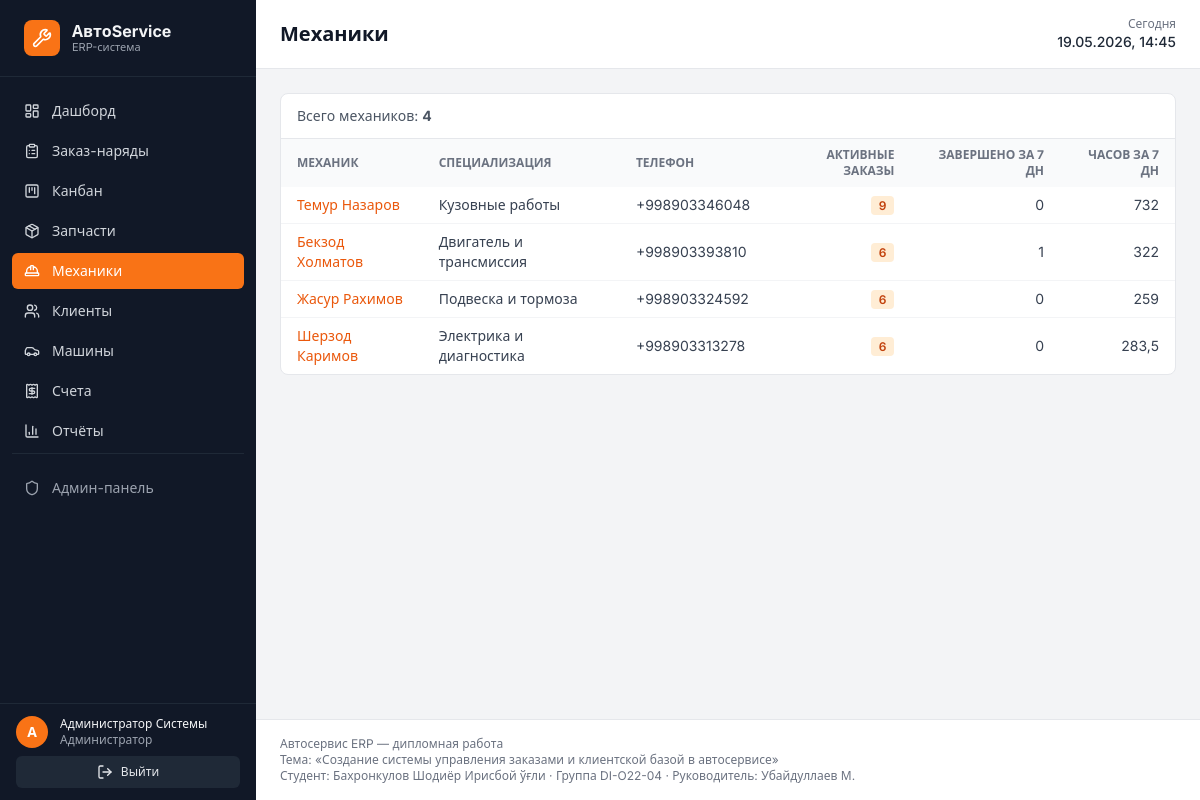
Screenshot of /mechanics/ (signed in) with the database file from the repository.
### accounts/models.py (models this page shows, shortened)
class User(AbstractUser):
    ROLE_CHOICES = [
        ('admin', 'Администратор'),
        ('receptionist', 'Приёмщик'),
        ('mechanic', 'Механик'),
    ]
    role = models.CharField(
        'Роль', max_length=20, choices=ROLE_CHOICES, default='receptionist'
    )
    phone = models.CharField('Телефон', max_length=20, unique=True, blank=True, null=True)
    specialty = models.CharField('Специализация', max_length=100, blank=True)
    hourly_rate = models.DecimalField(
        'Часовая ставка', max_digits=10, decimal_places=2, default=0
    )
    class Meta:
        verbose_name = 'Пользователь'
        verbose_name_plural = 'Пользователи'

### mechanics/views.py (the view)
# urls.py: path('', views.mechanic_list, name='list'),
@login_required
def mechanic_list(request):
    week_ago = timezone.localdate() - timedelta(days=6)
    qs = User.objects.filter(role='mechanic').annotate(
        active_orders=Count(
            'assigned_orders',
            filter=Q(assigned_orders__status__in=WorkOrder.ACTIVE_STATUSES),
            distinct=True,
        ),
        completed_orders=Count(
            'assigned_orders',
            filter=Q(assigned_orders__completed_at__date__gte=week_ago),
            distinct=True,
        ),
        hours_week=Sum(
            'tasks__actual_hours',
            filter=Q(tasks__created_at__date__gte=week_ago),
        ),
    ).order_by('-active_orders', 'first_name')
    context = {
        'mechanics': qs,
        'active_nav': 'mechanics',
        'page_title': 'Механики',
    }
    return render(request, 'mechanics/list.html', context)

### core/context_processors.py (called while the page is built)
def bmi_metadata(request):
    return {
        'BMI': getattr(settings, 'BMI_METADATA', {}),
    }

### templates/mechanics/list.html (shortened to what this page needs)
{% extends 'base.html' %}
{% block content %}
<div class="bg-white rounded-lg border border-gray-200 overflow-hidden">
  <div class="px-4 py-3 border-b border-gray-200 text-sm text-gray-600">
    Всего механиков: <b>{{ mechanics|length }}</b>
  </div>
  <table class="w-full text-sm">
    <thead class="bg-gray-50 text-xs uppercase text-gray-500">
      <tr>
        <th class="px-4 py-2 text-left">Механик</th>
        <th class="px-4 py-2 text-left">Специализация</th>
        <th class="px-4 py-2 text-left">Телефон</th>
        <th class="px-4 py-2 text-right">Активные заказы</th>
        <th class="px-4 py-2 text-right">Завершено за 7 дн</th>
        <th class="px-4 py-2 text-right">Часов за 7 дн</th>
      </tr>
    </thead>
    <tbody class="divide-y divide-gray-100">
      {% for m in mechanics %}
      <tr class="hover:bg-gray-50">
        <td class="px-4 py-2">
          <a href="{% url 'mechanics:detail' m.pk %}" class="font-medium text-brand-600 hover:underline">
            {{ m.get_full_name|default:m.username }}
          </a>
        </td>
        <td class="px-4 py-2 text-gray-700">{{ m.specialty|default:'—' }}</td>
        <td class="px-4 py-2 text-gray-700">{{ m.phone|default:'—' }}</td>
        <td class="px-4 py-2 text-right">
          <span class="px-2 py-0.5 rounded text-xs font-semibold bg-brand-100 text-brand-700">{{ m.active_orders }}</span>
        </td>
        <td class="px-4 py-2 text-right text-gray-700">{{ m.completed_orders }}</td>
        <td class="px-4 py-2 text-right text-gray-700">{{ m.hours_week|default:'0' }}</td>
      </tr>
      {% empty %}
      <tr><td colspan="6" class="px-4 py-8 text-center text-gray-500">Механиков нет</td></tr>
      {% endfor %}
    </tbody>
  </table>
</div>
{% endblock %}

### templates/components/sidebar.html
{% load static %}
<aside class="w-64 bg-gray-900 text-gray-100 flex-shrink-0 flex flex-col sticky top-0 h-screen">
  <div class="px-6 py-5 border-b border-gray-800 flex items-center gap-3">
    <div class="w-9 h-9 rounded-lg bg-brand-500 flex items-center justify-center text-white font-bold">
      <i data-lucide="wrench" class="w-5 h-5"></i>
    </div>
    <div>
      <div class="font-bold text-base leading-tight">АвтоService</div>
      <div class="text-[11px] text-gray-400 leading-tight">ERP-система</div>
    </div>
  </div>
  <nav class="flex-1 overflow-y-auto py-4 px-3 space-y-1 text-sm scrollbar-thin">
    {% with nav=active_nav %}
    <a href="{% url 'core:dashboard' %}" class="flex items-center gap-3 px-3 py-2 rounded-md transition
       {% if nav == 'dashboard' %}bg-brand-500 text-white{% else %}text-gray-300 hover:bg-gray-800{% endif %}">
      <i data-lucide="layout-dashboard" class="w-4 h-4"></i> Дашборд
    </a>
    <a href="{% url 'workorders:list' %}" class="flex items-center gap-3 px-3 py-2 rounded-md transition
       {% if nav == 'orders' %}bg-brand-500 text-white{% else %}text-gray-300 hover:bg-gray-800{% endif %}">
      <i data-lucide="clipboard-list" class="w-4 h-4"></i> Заказ-наряды
    </a>
    <a href="{% url 'kanban:board' %}" class="flex items-center gap-3 px-3 py-2 rounded-md transition
       {% if nav == 'kanban' %}bg-brand-500 text-white{% else %}text-gray-300 hover:bg-gray-800{% endif %}">
      <i data-lucide="kanban-square" class="w-4 h-4"></i> Канбан
    </a>
    <a href="{% url 'parts:list' %}" class="flex items-center gap-3 px-3 py-2 rounded-md transition
       {% if nav == 'parts' %}bg-brand-500 text-white{% else %}text-gray-300 hover:bg-gray-800{% endif %}">
      <i data-lucide="package" class="w-4 h-4"></i> Запчасти
    </a>
    <a href="{% url 'mechanics:list' %}" class="flex items-center gap-3 px-3 py-2 rounded-md transition
       {% if nav == 'mechanics' %}bg-brand-500 text-white{% else %}text-gray-300 hover:bg-gray-800{% endif %}">
      <i data-lucide="hard-hat" class="w-4 h-4"></i> Механики
    </a>
    <a href="{% url 'customers:list' %}" class="flex items-center gap-3 px-3 py-2 rounded-md transition
       {% if nav == 'customers' %}bg-brand-500 text-white{% else %}text-gray-300 hover:bg-gray-800{% endif %}">
      <i data-lucide="users" class="w-4 h-4"></i> Клиенты
    </a>
    <a href="{% url 'vehicles:list' %}" class="flex items-center gap-3 px-3 py-2 rounded-md transition
       {% if nav == 'vehicles' %}bg-brand-500 text-white{% else %}text-gray-300 hover:bg-gray-800{% endif %}">
      <i data-lucide="car" class="w-4 h-4"></i> Машины
    </a>
    <a href="{% url 'billing:list' %}" class="flex items-center gap-3 px-3 py-2 rounded-md transition
       {% if nav == 'invoices' %}bg-brand-500 text-white{% else %}text-gray-300 hover:bg-gray-800{% endif %}">
      <i data-lucide="receipt" class="w-4 h-4"></i> Счета
    </a>
    <a href="{% url 'reports:daily' %}" class="flex items-center gap-3 px-3 py-2 rounded-md transition
       {% if nav == 'reports' %}bg-brand-500 text-white{% else %}text-gray-300 hover:bg-gray-800{% endif %}">
      <i data-lucide="bar-chart-3" class="w-4 h-4"></i> Отчёты
    </a>
    <div class="pt-4 mt-4 border-t border-gray-800">
      <a href="/admin/" target="_blank" class="flex items-center gap-3 px-3 py-2 rounded-md text-gray-400 hover:bg-gray-800 text-sm">
        <i data-lucide="shield" class="w-4 h-4"></i> Админ-панель
      </a>
    </div>
    {% endwith %}
  </nav>
  <div class="px-4 py-3 border-t border-gray-800 text-xs">
    <div class="flex items-center gap-3 mb-2">
      <div class="w-8 h-8 rounded-full bg-brand-500 flex items-center justify-center text-white text-sm font-semibold">
        {{ user.first_name|first|default:user.username|first|upper }}
      </div>
      <div class="min-w-0">
        <div class="font-medium text-gray-100 truncate">{{ user.get_full_name|default:user.username }}</div>
        <div class="text-gray-400 truncate">{{ user.get_role_display }}</div>
      </div>
    </div>
    <form method="post" action="{% url 'logout' %}">{% csrf_token %}
      <button class="w-full px-3 py-2 rounded-md bg-gray-800 hover:bg-gray-700 text-gray-200 flex items-center justify-center gap-2">
        <i data-lucide="log-out" class="w-4 h-4"></i> Выйти
      </button>
    </form>
  </div>
</aside>

### templates/base.html (style rules this page uses)
html, body { font-family: 'Inter', system-ui, sans-serif; }

### rows the page displays
User: first_name|first "А", get_full_name "Администратор Системы", role "Администратор"
User: get_full_name "Темур Назаров", specialty "Кузовные работы", phone "+998903346048", active_orders "9", completed_orders "0", hours_week "732"
User: get_full_name "Бекзод Холматов", specialty "Двигатель и трансмиссия", phone "+998903393810", active_orders "6", completed_orders "1", hours_week "322"
User: get_full_name "Жасур Рахимов", specialty "Подвеска и тормоза", phone "+998903324592", active_orders "6", completed_orders "0", hours_week "259"
User: get_full_name "Шерзод Каримов", specialty "Электрика и диагностика", phone "+998903313278", active_orders "6", completed_orders "0", hours_week "283,5"

### other values shown
{{ page_title|default:'Панель управления' }} "Механики"
{{ mechanics|length }} "4"
